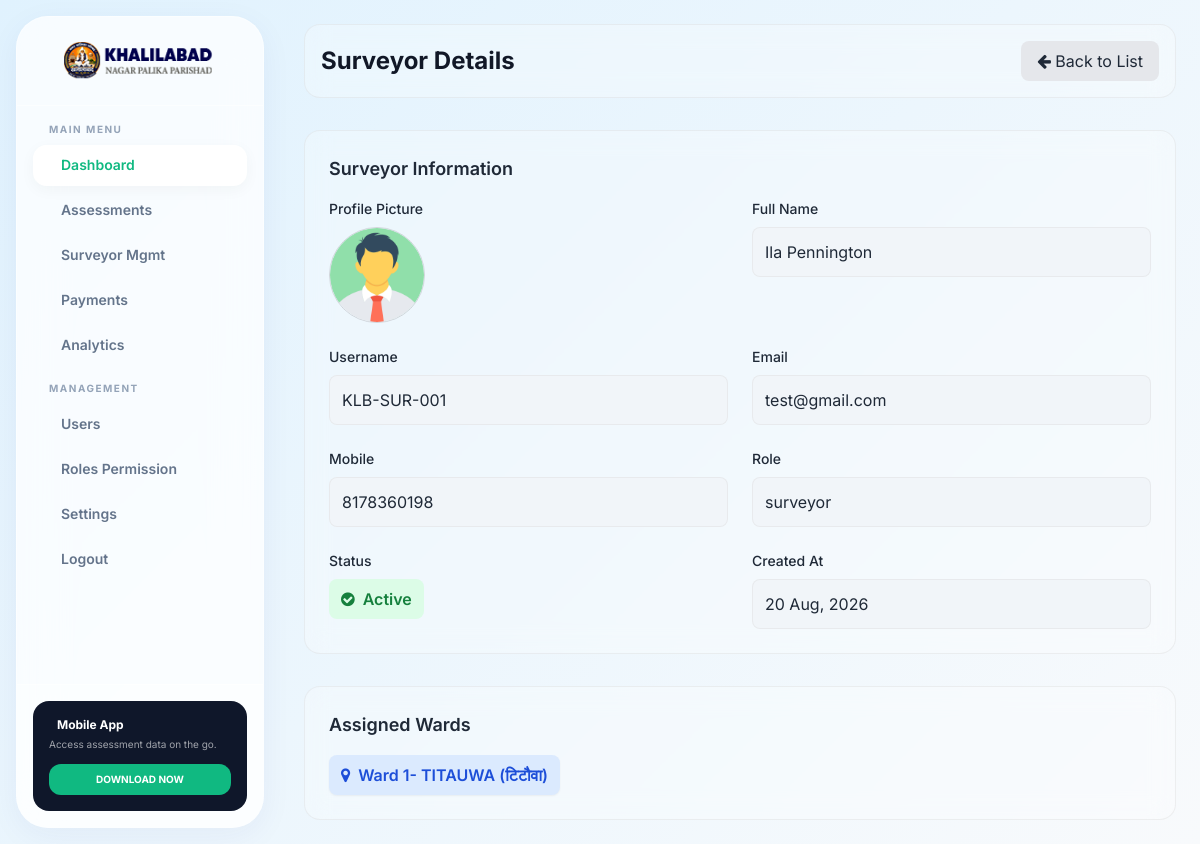
Page /admin/view-surveyor-details.php?id=1 (signed in) on the committed database.
### tables this page shows
CREATE TABLE `surveyors` (
  `id` int(11) NOT NULL,
  `name` varchar(255) NOT NULL,
  `email` varchar(255) NOT NULL,
  `mobile` varchar(15) NOT NULL,
  `username` varchar(50) NOT NULL,
  `password` varchar(255) NOT NULL,
  `profile_pic` varchar(255) DEFAULT NULL,
  `role` varchar(50) NOT NULL DEFAULT 'surveyor',
  `status` enum('active','inactive') NOT NULL DEFAULT 'active',
  `created_by` int(11) NOT NULL,
  `created_at` timestamp NOT NULL DEFAULT current_timestamp()
);

### admin/view-surveyor-details.php (the view, shortened to what this page needs)
<?php
include 'db.php';
$surveyor_id = isset($_GET['id']) ? intval($_GET['id']) : 0;
$surveyor = null;
$assigned_wards = [];
if ($surveyor_id > 0) {
    $stmt = $conn->prepare("SELECT * FROM surveyors WHERE id = ?");
    if ($stmt) {
        $stmt->bind_param("i", $surveyor_id);
        $stmt->execute();
        $result = $stmt->get_result();
        $surveyor = $result->fetch_assoc();
    }
   $stmt_wards = $conn->prepare("
    SELECT w.ward_no
    FROM surveyor_wards sw
    INNER JOIN wards w ON sw.ward_id = w.ward_id
    WHERE sw.surveyor_id = ?
");
    if ($stmt_wards) {
        $stmt_wards->bind_param("i", $surveyor_id);
        $stmt_wards->execute();
        $wards_result = $stmt_wards->get_result();
        while ($row = $wards_result->fetch_assoc()) {
            $assigned_wards[] = $row['ward_no'];
        }
    }
}
?>
<!DOCTYPE html>
<html lang="en">
<head>
    <script src="https://cdn.tailwindcss.com"></script>
    <link rel="stylesheet" href="https://cdnjs.cloudflare.com/ajax/libs/font-awesome/6.0.0-beta3/css/all.min.css" />
    <link rel="stylesheet" href="https://maxcdn.bootstrapcdn.com/font-awesome/4.7.0/css/font-awesome.min.css">
</head>
<body class="flex min-h-screen text-gray-800">
    <?php include 'sidemenu.php' ?>
    <main class="flex-1 p-6 space-y-8 overflow-y-auto">
        <header class="flex items-center justify-between glass p-4 rounded-2xl">
            <h1 class="text-2xl font-bold text-gray-900">Surveyor Details</h1>
            <div class="flex items-center space-x-4">
                <a href="view-surveyor.php" class="px-4 py-2 rounded-lg bg-gray-200 text-gray-800 hover:bg-gray-300"><i class="fa fa-arrow-left" aria-hidden="true"></i> Back to List</a>
            </div>
        </header>
        <?php if ($surveyor): ?>
            <section class="space-y-8">
                <div class="glass p-6 rounded-2xl">
                    <h2 class="text-lg font-semibold mb-4">Surveyor Information</h2>
                    <div class="grid grid-cols-1 md:grid-cols-2 gap-6">
                        <div>
                            <label class="block text-sm font-medium mb-2">Profile Picture</label>
                            <div class="w-24 h-24 rounded-full overflow-hidden border border-gray-300">
                                <img src="surveyors_profile/<?php echo htmlspecialchars($surveyor['username']); ?>/<?php echo htmlspecialchars($surveyor['profile_pic'] ?? ''); ?>"
                                     onerror="this.onerror=null;this.src='man.png';"
                                     class="w-full h-full object-cover"
                                     alt="Profile Picture">
                            </div>
                        </div>
                        <div>
                            <label class="block text-sm font-medium mb-2">Full Name</label>
                            <input type="text" value="<?php echo htmlspecialchars($surveyor['name'] ?? ''); ?>" class="w-full p-3 rounded-lg glass read-only-input" readonly>
                        </div>
                        <div>
                            <label class="block text-sm font-medium mb-2">Username</label>
                            <input type="text" value="<?php echo htmlspecialchars($surveyor['username'] ?? ''); ?>" class="w-full p-3 rounded-lg glass read-only-input" readonly>
                        </div>
                        <div>
                            <label class="block text-sm font-medium mb-2">Email</label>
                            <input type="text" value="<?php echo htmlspecialchars($surveyor['email'] ?? ''); ?>" class="w-full p-3 rounded-lg glass read-only-input" readonly>
                        </div>
                        <div>
                            <label class="block text-sm font-medium mb-2">Mobile</label>
                            <input type="text" value="<?php echo htmlspecialchars($surveyor['mobile'] ?? ''); ?>" class="w-full p-3 rounded-lg glass read-only-input" readonly>
                        </div>
                        <div>
                            <label class="block text-sm font-medium mb-2">Role</label>
                            <input type="text" value="<?php echo htmlspecialchars($surveyor['role'] ?? ''); ?>" class="w-full p-3 rounded-lg glass read-only-input" readonly>
                        </div>
                       <div>
							<label class="block text-sm font-medium mb-2">Status</label>
							<?php if (!empty($surveyor['status']) && $surveyor['status'] === 'active'): ?>
								<span class="inline-flex items-center px-3 py-2 rounded-lg bg-green-100 text-green-700 font-semibold">
									<i class="fa fa-check-circle mr-2"></i> Active
								</span>
							<?php elseif (!empty($surveyor['status']) && $surveyor['status'] === 'inactive'): ?>
								<span class="inline-flex items-center px-3 py-2 rounded-lg bg-red-100 text-red-700 font-semibold">
									<i class="fa fa-times-circle mr-2"></i> Inactive
								</span>
							<?php else: ?>
								<span class="inline-flex items-center px-3 py-2 rounded-lg bg-gray-100 text-gray-700 font-semibold">
									<i class="fa fa-question-circle mr-2"></i> Unknown
								</span>
							<?php endif; ?>
						</div>
                        <div>
                            <label class="block text-sm font-medium mb-2">Created At</label>
                            <input type="text" value="<?php echo htmlspecialchars(date('d M, Y', strtotime($surveyor['created_at'] ?? ''))); ?>" class="w-full p-3 rounded-lg glass read-only-input" readonly>
                        </div>
                    </div>
                </div>
               <div class="glass p-6 rounded-2xl">
					<h2 class="text-lg font-semibold mb-4">Assigned Wards</h2>
					<div class="flex flex-wrap gap-2">
						<?php if (!empty($assigned_wards)): ?>
							<?php foreach ($assigned_wards as $ward): ?>
    <button class="flex items-center px-3 py-2 rounded-lg bg-blue-100 text-blue-700 font-semibold shadow-sm hover:bg-blue-200 transition">
        <i class="fa fa-map-marker mr-2"></i> Ward <?php echo htmlspecialchars($ward); ?>
    </button>
<?php endforeach; ?>
						<?php else: ?>
							<p class="text-center text-gray-500 w-full">No wards have been assigned to this surveyor.</p>
						<?php endif; ?>
					</div>
				</div>
            </section>
        <?php endif; ?>
    </main>
</body>
</html>

### admin/view-surveyor-details.php (style rules this page uses)
body { font-family: 'Inter', sans-serif; background: linear-gradient(135deg, #e0f2fe, #f8fafc); }
.glass { background: rgba(255, 255, 255, .25); border-radius: 1rem; border: 1px solid rgb(210 207 207 / 30%); backdrop-filter: blur(12px); -webkit-backdrop-filter: blur(12px); }
.read-only-input { background-color: #f1f5f9; cursor: not-allowed; }

### rows in the picture
surveyors: name "Ila Pennington", username "KLB-SUR-001", email "test@gmail.com", mobile "8178360198", role "surveyor", created_at "20 Aug, 2026"

### other values in the picture
$ward "1- TITAUWA (टिटौवा)"
